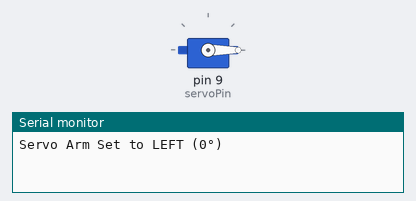
This sketch was run on a simulated Arduino Uno, built with avr-gcc and run on an emulated ATmega328P. Shown: servo, the last lines printed to the serial monitor.

Above: at 0.05 s.
At 4.05 s:
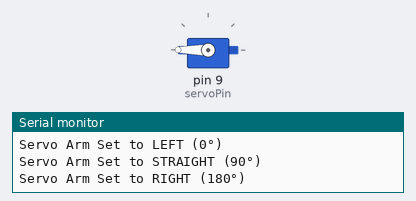
At 8.0 s:
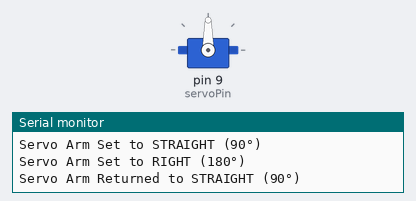
Timing chart, 0 to 10.4 s (numbered marks = the images above):
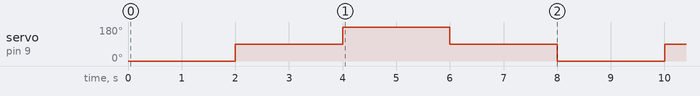

Measured:
- by itself, servo on pin 9 (servoPin): repeats every 8.0 s: 180° 2.0 s, 90° 2.0 s, 0° 2.0 s, 90° 2.0 s

The sketch:

ServoPositionCheck.ino
```cpp
#include <Servo.h>

int servoPin = 9;
Servo servo1;

void setup() {
  servo1.attach(servoPin);
  Serial.begin(9600);
}

void loop() {
  // Move to Left
  servo1.write(0);
  Serial.println("Servo Arm Set to LEFT (0°)");
  delay(2000);

  // Move to Straight
  servo1.write(90);
  Serial.println("Servo Arm Set to STRAIGHT (90°)");
  delay(2000);

  // Move to Right
  servo1.write(180);
  Serial.println("Servo Arm Set to RIGHT (180°)");
  delay(2000);

  // Back to Straight
  servo1.write(90);
  Serial.println("Servo Arm Returned to STRAIGHT (90°)");
  delay(2000);
}
```
